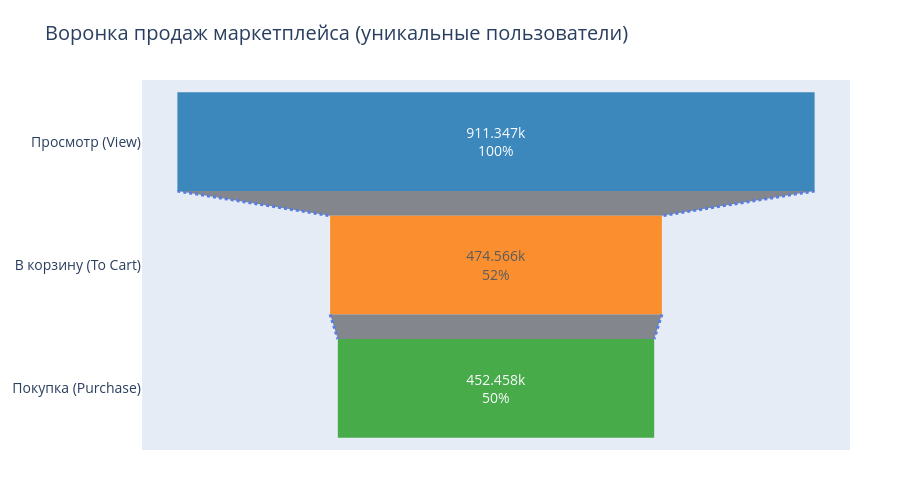

Notebook source saved alongside this figure:
### Markdown cell above
## 4. Визуализация воронки (Funnel Chart)

Используем Plotly для создания интерактивного графика-воронки.

### Code cell
fig = go.Figure(go.Funnel(
    y = funnel_data['Этап'],
    x = funnel_data['Пользователи'],
    textposition = "inside",
    textinfo = "value+percent initial",
    opacity = 0.85,
    marker = {"color": ["#1f77b4", "#ff7f0e", "#2ca02c"]},
    connector = {"line": {"color": "royalblue", "dash": "dot", "width": 3}}
))

fig.update_layout(
    title="Воронка продаж маркетплейса (уникальные пользователи)",
    font=dict(size=14),
    width=900,
    height=500,
    margin=dict(l=50, r=50, t=80, b=50)
)

# Сохранение в PNG
fig.write_image("../images/funnel/01_funnel_overview.png", scale=2)
fig.show()

### Figure 1 — Plotly figure (JSON) as saved in the notebook; plotly's stock layout.template omitted (floating-point values rounded to 4 significant figures)
{"data": [{"connector": {"line": {"color": "royalblue", "dash": "dot", "width": 3}}, "marker": {"color": ["#1f77b4", "#ff7f0e", "#2ca02c"]}, "opacity": 0.85, "textinfo": "value+percent initial", "textposition": "inside", "type": "funnel", "x": [911347, 474566, 452458], "y": ["Просмотр (View)", "В корзину (To Cart)", "Покупка (Purchase)"]}], "layout": {"font": {"size": 14}, "height": 500, "margin": {"b": 50, "l": 50, "r": 50, "t": 80}, "title": {"text": "Воронка продаж маркетплейса (уникальные пользователи)"}, "width": 900}}
